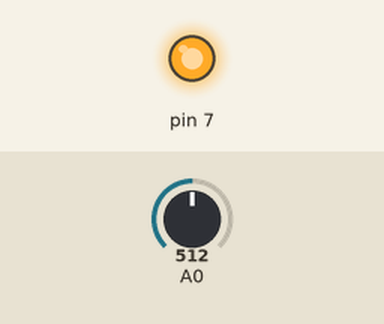
Simulated run of this sketch. Board: Arduino Uno, built with avr-gcc and run on an emulated ATmega328P. On the bench: output pins drawn as LEDs (lit = HIGH). The test bench sets the inputs (shaded band); at power-on: A0 = 512. What the sketch prints to the serial monitor is not drawn.

Above: at 0.3 s.
Timing chart, 0 to 1.8 s (numbered marks = the images above):
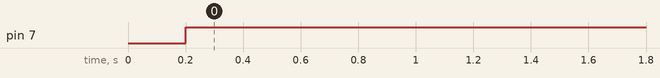

Measured:
- by itself, pin 7: LOW → HIGH at 0.20 s

The sketch:

GENESIS.ino
```cpp
unsigned long t,t1,t2; //time variable
int x = 0;
double power;
double tf;
void setup() {
  // put your setup code here, to run once:
Serial.begin(9600); //initalizing serial communication
pinMode(7,OUTPUT);
x = 0;
}

void loop() {
  // put your main code here, to run repeatedly:
  if(analogRead(0) >0)
  {
if(x==0)
{
  t1 = millis();
  delay(100);
  //Serial.println(t1);
  t2 = 0;
  x = 9;
  }
if(x==1)
{
t2 = millis();
delay(100);
//Serial.println(t2);
x = 3;
}
if(x==3)
{
    t = t2-t1;
    tf = t/1000;
    power = 3600/(3200*tf);
    if(power>0.1)
    digitalWrite(7,HIGH);
    Serial.println(power,6);
    x = 0;
}
if(x==9)
{
 x = 1;
  }
}
}
```
